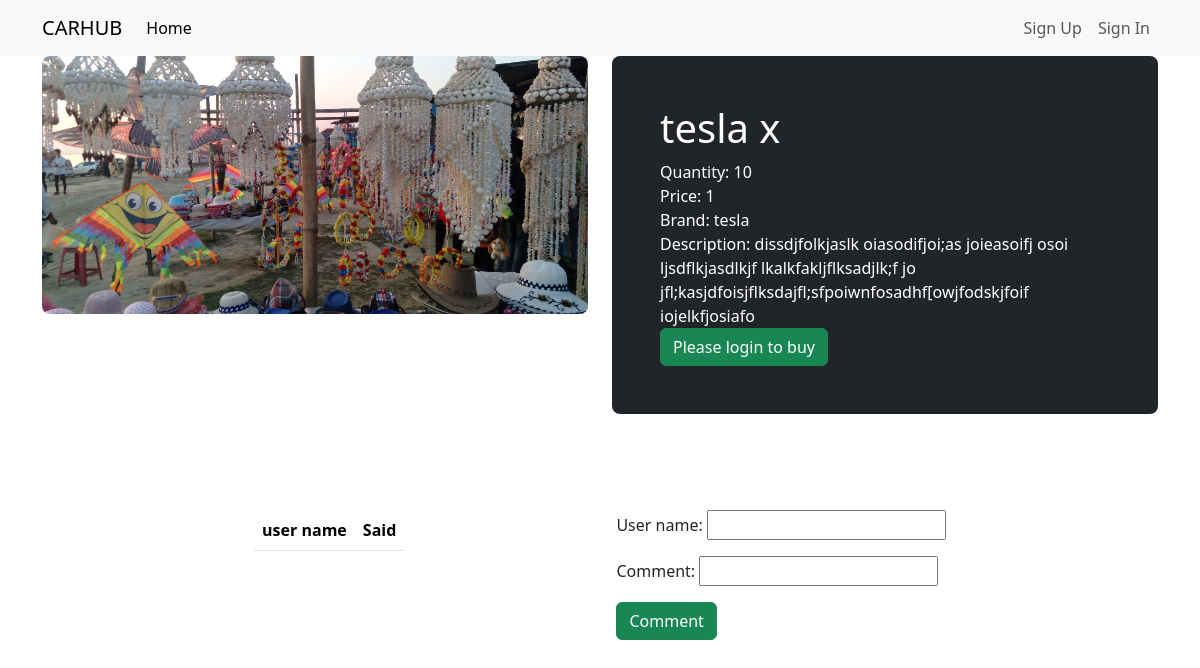
Before: /car/car_details/1/ with the older database file.
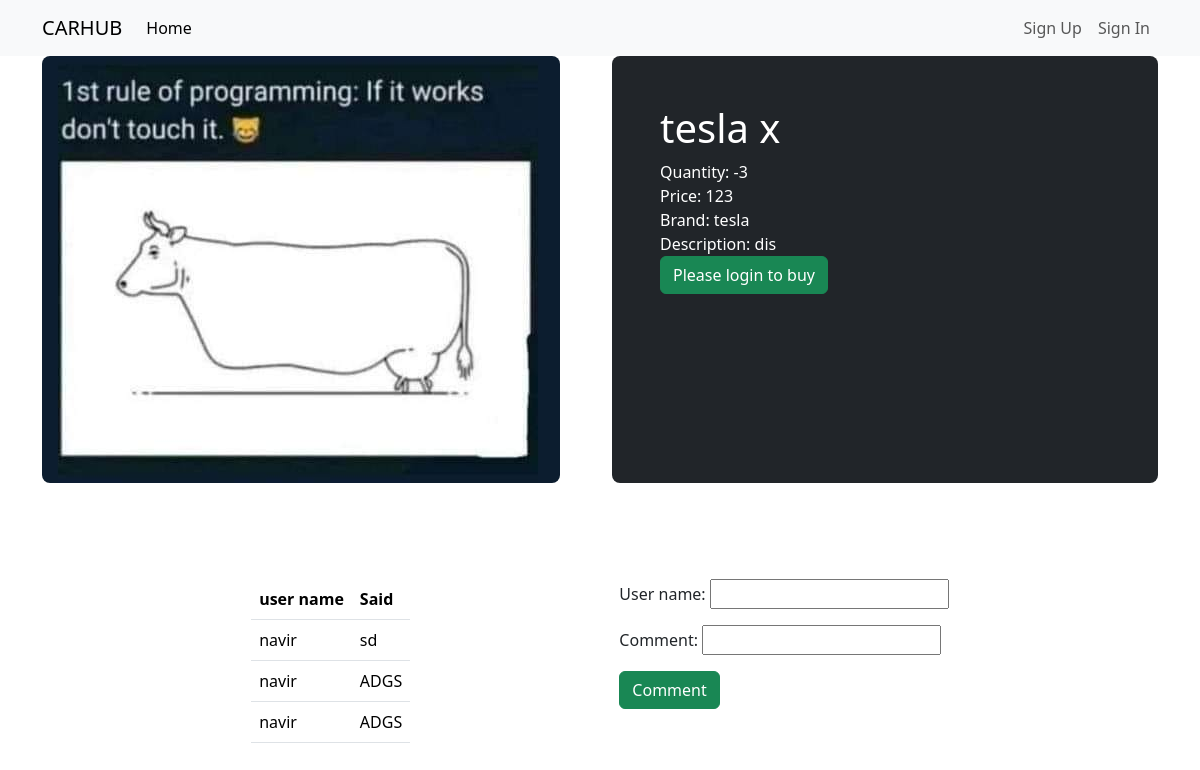
After: the same page with the newer database file.
### car/models.py (models this page shows, shortened)
class CarModel(models.Model):
    car_name = models.CharField(max_length=20)
    car_img = models.ImageField()
    car_price = models.IntegerField()
    discription = models.TextField( blank=True)
    quantity = models.IntegerField(blank=True, default=10)
    brand = models.ForeignKey( BrandModel, null=True, on_delete=models.CASCADE)

class Comment(models.Model):
    user_name = models.CharField(max_length=30)
    Comment = models.CharField(max_length=100)
    car = models.ForeignKey(CarModel, on_delete=models.CASCADE )
    def __str__(self):
        return f'user_name: {self.user_name} comment: {self.Comment}'

### brand/models.py (models this page shows)
class BrandModel(models.Model):
    brand_name = models.CharField(max_length=20)
    brand_owner = models.CharField(max_length=20)
    def __str__(self):
        return self.brand_name

### car/views.py (the view)
# urls.py: path('car_details/<int:id>/', views.CarDetailsView, name="car_details"),
def CarDetailsView(request, id):
    car = CarModel.objects.get(id=id)
    all_comments = Comment.objects.all()
    print(all_comments)
    if request.method == 'POST':
        form = QuantityUpdateForm(request.POST, instance=car)
        comment_form = CommentForm(request.POST)
        if comment_form.is_valid():
            print(comment_form)
            comment = comment_form.save(commit=False)
            comment.car = car
            comment.save()
        return render(request, 'car_details.html', {'car': car, 'form': form, 'comment_form': comment_form, 'all_comments': all_comments})
    else:
        form = QuantityUpdateForm(instance=car)
        comment_form = CommentForm(instance=car)
    return render(request, 'car_details.html', {'car': car, 'form': form, 'comment_form': comment_form, 'all_comments': all_comments})

### car/form.py
class QuantityUpdateForm(forms.ModelForm):
    class Meta:
        model = CarModel
        fields = ['quantity']

class CommentForm(forms.ModelForm):
    class Meta:
        model = Comment
        fields = ['user_name', 'Comment']

### templates/car_details.html (shortened to what this page needs)
{% extends "base.html" %}
{% load static %}
{% block content %}
<div class="container">
    <div class="row align-items-md-stretch">
        <div class="col-md-6">
            <img src="{{car.car_img.url }}" class="img-fluid rounded-3" alt="main">
        </div>
        <div class="col-md-6">
          <div class="h-100 p-5 text-bg-dark rounded-3">
            <h1>{{ car.car_name}}</h1>
            <p class='m-0'> Quantity: {{ car.quantity }}</p>
            <p class='m-0'>Price: {{ car.car_price }}</p>
            <p class='m-0'>Brand: {{ car.brand }}</p>
            <p class='m-0'>Description: {{ car.discription }}</p>
            {% if user.is_authenticated %}
            <a href='{% url "buy_car" car.id %}'><button type="submit" class="btn btn-success">Buy Now</button></a>
            {% else %}
            <a href="{% url "singIn" %}"><button class="btn btn-success">Please login to buy</button></a>
            {% endif %}
          </div>
        </div>
      </div>
      </div>
  <div class="container d-flex justify-content-evenly py-5 my-5">
    <div class="">
      <table class="table table-hover">
        <thead>
          <tr>
            <th scope="col">user name</th>
            <th scope="col">Said</th>
          </tr>
        </thead>
        <tbody>
          {% for comment in all_comments %}
          <tr>
              <td scope="row">{{ comment.user_name }}</td>
              <td>{{ comment.Comment }}</td>
          </tr>
          {% endfor %}
        </tbody>
      </table>
    </div>
    <form method="post" action="{% url 'car_details' car.id %}">
      {{ comment_form.as_p }}
      <button type="submit" class="btn btn-success">Comment</button>
  </form>
  </div>
{% endblock content %}

### templates/base.html (shortened to what this page needs)
<!doctype html>
<html lang="en">
  <head>
    <link href="https://cdn.jsdelivr.net/npm/bootstrap@5.3.2/dist/css/bootstrap.min.css" rel="stylesheet">
  </head>
  <body>
    <nav class="navbar navbar-expand-lg bg-body-tertiary">
        <div class="container">
          <a class="navbar-brand" href="#">CARHUB</a>
          <div class="collapse navbar-collapse" id="navbarSupportedContent">
            <ul class="navbar-nav me-auto mb-2 mb-lg-0">
              <li class="nav-item">
                <a class="nav-link active" aria-current="page" href="{% url "home" %}">Home</a>
              </li>
            </ul>
            <div>
              <ul class="navbar-nav me-auto mb-2 mb-lg-0">
                {% if not user.is_authenticated %}
                <li class="nav-item">
                  <a class="nav-link" href="{% url "signUp" %}">Sign Up</a>
                </li>
                <li class="nav-item">
                  <a class="nav-link" href="{% url "singIn" %}">Sign In</a>
                </li>
                {% endif %}
              </ul>
            </div>
          </div>
        </div>
      </nav>
    {% block content %}{% endblock content %}
  </body>
</html>

Changed rows visible on the page:
changed CarModel "tesla x": car_img: a different picture; quantity "10" → "-3"; car_price "1" → "123"; discription "dissdjfolkjaslk oiasodifjoi;as joieasoifj osoi ljsdflkjasdlkjf lkalkfakljflksadjlk;f jo jfl;kasjdfoisjflksdajfl;sfpoiwnfosadhf[owjfodskjfoif iojelkfjosiafo" → "dis"
added Comment: user_name "navir", Comment "sd"
added Comment: user_name "navir", Comment "ADGS"
added Comment: user_name "navir", Comment "ADGS"
